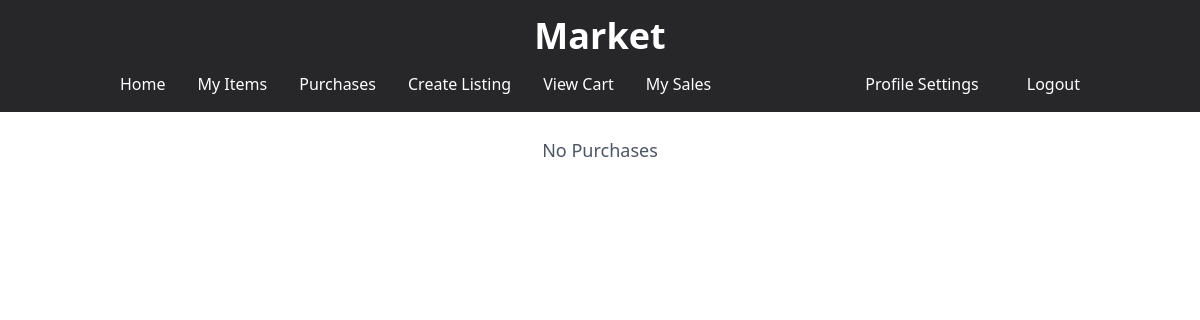
The page /Item/purchases (signed in) on the database as committed earlier.
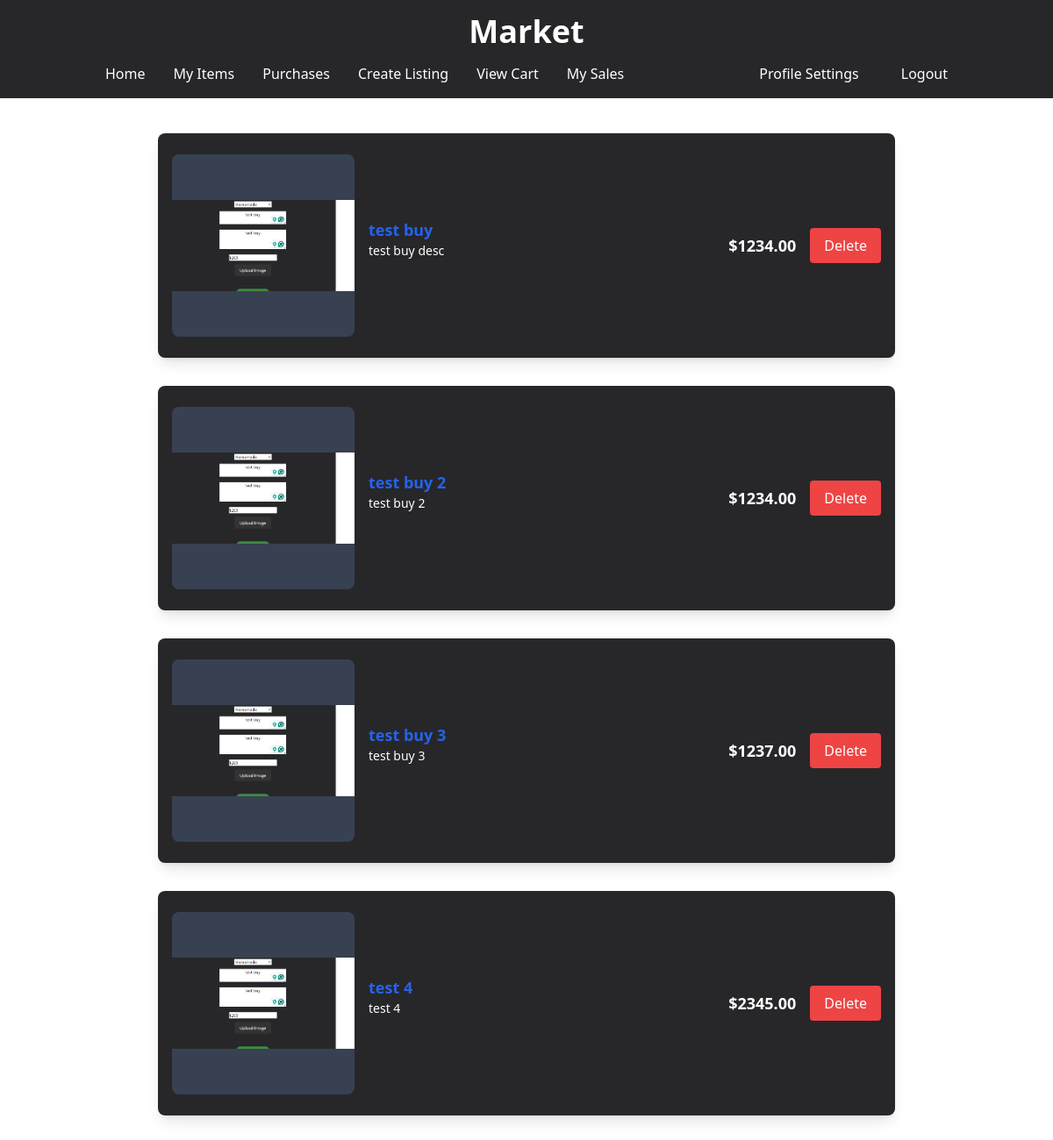
The same page on the database as committed later.
### Item/models.py (models this page shows, shortened)
class Purchase(models.Model):
    item = models.ForeignKey(Item, on_delete=models.CASCADE)
    user = models.ForeignKey(settings.AUTH_USER_MODEL, on_delete=models.CASCADE)
    name = models.CharField(max_length=100)
    number = models.CharField(max_length=15)
    address = models.CharField(max_length=100)
    email = models.EmailField()
    payment_info = models.CharField(max_length=100)
    created_at = models.DateTimeField(auto_now_add=True)

class Item(models.Model):
    CATEGORY_CHOICES = [
        ('handmade', 'Handmade'),
        ('collectible', 'Collectible'),
        ('general_market', 'General Market'),
    ]
    user = models.ForeignKey(settings.AUTH_USER_MODEL, on_delete=models.CASCADE, related_name="items")
    category = models.CharField(max_length=50, choices=CATEGORY_CHOICES)
    title = models.CharField(max_length=50)
    description = models.TextField()
    price = models.DecimalField(max_digits=10, decimal_places=2)
    image = models.ImageField(upload_to='item_images/', blank=False, null=False)
    addedDate = models.DateTimeField(auto_now_add=True)
    is_sold = models.BooleanField(default=False)

### Item/views.py (the view)
# urls.py: path("purchases", views.purchases, name="purchases"),
@login_required
def purchases(request):
    db = DatabaseSingleton()
    purchases = db.getPurchases(request)
    return render(request, "Item/purchases.html", {'purchases': purchases})

### services.py (called while the page is built)
    def __new__(cls):
        if cls._instance is None:
            cls._instance = super(DatabaseSingleton, cls).__new__(cls)
        return cls._instance

    def getPurchases(self, request):
        purchases = Purchase.objects.filter(user=request.user)
        return purchases

### templates/Item/purchases.html (shortened to what this page needs)
<!DOCTYPE html>
{% load static %}
<html lang="en">
<head>
    <link href="https://cdnjs.cloudflare.com/ajax/libs/tailwindcss/2.0.2/tailwind.min.css" rel="stylesheet">
    <script src="https://cdn.tailwindcss.com"></script>
</head>
<body>
    <div class="w-full bg-zinc-800">
        <div class="container mx-auto px-4 pt-4">
            <h1 class="text-4xl font-bold text-white text-center">Market</h1>
        </div>
        <div class="container mx-auto px-4 py-2">
            <nav class="flex justify-between items-center">
                <div class="flex">
                    <a href="{% url 'index' %}" class="text-white hover:text-gray-300 block px-4 py-2">Home</a>
                    <a href="{% url 'myItems' %}" class="text-white hover:text-gray-300 block px-4 py-2">My Items</a>
                    <a href="{% url 'purchases' %}" class="text-white hover:text-gray-300 block px-4 py-2">Purchases</a>
                    <a href="{% url 'createItem' %}" class="text-white hover:text-gray-300 block px-4 py-2">Create Listing</a>
                    <a href="{% url 'viewCart' %}" class="text-white hover:text-gray-300 block px-4 py-2">View Cart</a>
                    <a href="{% url 'mySales' %}" class="text-white hover:text-gray-300 block px-4 py-2">My Sales</a>
                </div>
                <div class="flex space-x-4">
                    {% if user.is_authenticated %}
                        <a href="{% url 'profile_settings' %}" class="text-white hover:text-gray-300 block px-4 py-2">Profile Settings</a>
                        <a href="{% url 'logout' %}" class="text-white hover:text-gray-300 block px-4 py-2">Logout</a>
                    {% else %}
                        <a href="{% url 'loginPage' %}" class="text-white hover:text-gray-300 block px-4 py-2">Login</a>
                    {% endif %}
                </div>
            </nav>
        </div>
    </div>
    <div class="w-[70%] mx-auto grid grid-cols-1 py-6">
        {% for purchase in purchases %}
            <div class="bg-zinc-800 p-4 rounded-lg shadow-lg my-4 flex items-center h-64">
                <div class="w-52 h-52 flex items-center justify-center overflow-hidden rounded-lg mr-4 bg-gray-700">
                    <img src="{{ purchase.item.image.url }}" alt="{{ purchase.item.title }}" class="w-full h-full object-contain">
                </div>
                <div class="flex-1">
                    <a href="{% url 'showItem' purchase.item.id %}" class="text-lg font-semibold text-blue-600 hover:text-blue-800">
                        {{ purchase.item.title }}
                    </a>
                    <p class="text-white text-sm mb-4">{{ purchase.item.description|truncatewords:15 }}</p>
                </div>
                <div class="text-lg font-semibold text-white mr-4">
                    ${{ purchase.item.price }}
                </div>
                <div class="text-center justify-center">
                    <form action="{% url 'delete_purchase' purchase.id %}" method="post" style="display: inline;">
                        <button type="submit" class="text-white bg-red-500 px-4 py-2 rounded hover:bg-red-600">Delete</button>
                    </form>
                </div>
            </div>
        {% empty %}
            <p class="text-center col-span-full text-lg text-gray-600">No Purchases</p>
        {% endfor %}
    </div>
</body>
</html>

Rows that differ between the two databases and show on the page:
added Purchase: item.image (picture), item "test buy", item.description "test buy desc", item.price "1234.00"
added Purchase: item.image (picture), item "test buy 2", item.description "test buy 2", item.price "1234.00"
added Purchase: item.image (picture), item "test buy 3", item.description "test buy 3", item.price "1237.00"
added Purchase: item.image (picture), item "test 4", item.description "test 4", item.price "2345.00"
Other text that changed with them:
text no longer shown: "No Purchases"
